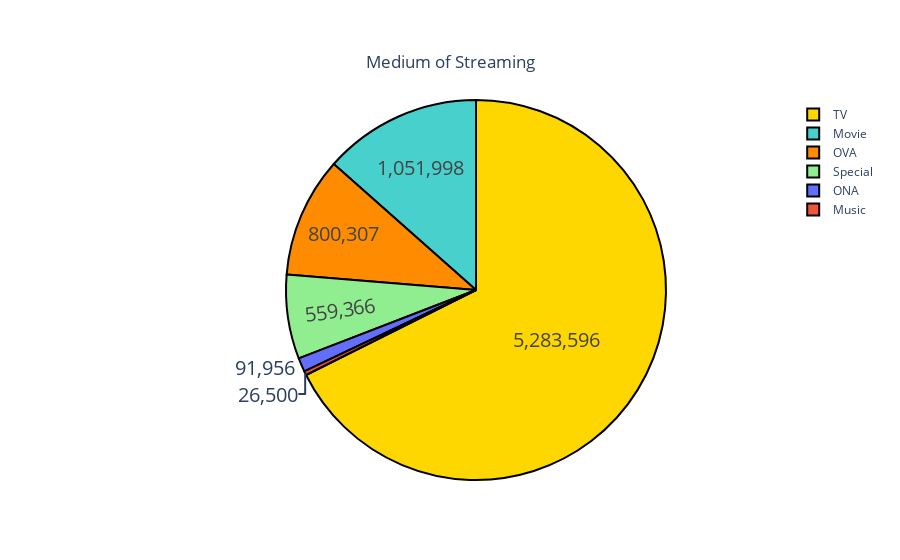

Notebook source saved alongside this figure:
### Markdown cell above
## Medium of streaming

### Code cell
import plotly.graph_objects as go
labels = anime_fulldata['type'].value_counts().index
values = anime_fulldata['type'].value_counts().values
colors = ['gold', 'mediumturquoise', 'darkorange', 'lightgreen']
fig = go.Figure(data=[go.Pie(labels=labels,
                             values=values)])
fig.update_traces(hoverinfo='label+percent', textinfo='value', textfont_size=20,
                  marker=dict(colors=colors, line=dict(color='#000000', width=2)))

fig.update_layout(
    title={
        'text': "Medium of Streaming",
        'y':0.9,
        'x':0.5,
        'xanchor': 'center',
        'yanchor': 'top'})

fig.show()

### Figure 1 — Plotly figure (JSON) as saved in the notebook; plotly's stock layout.template omitted (floating-point values rounded to 4 significant figures)
{"data": [{"hoverinfo": "label+percent", "labels": ["TV", "Movie", "OVA", "Special", "ONA", "Music"], "marker": {"colors": ["gold", "mediumturquoise", "darkorange", "lightgreen"], "line": {"color": "#000000", "width": 2}}, "textfont": {"size": 20}, "textinfo": "value", "type": "pie", "values": [5283596, 1051998, 800307, 559366, 91956, 26500]}], "layout": {"title": {"text": "Medium of Streaming", "x": 0.5, "xanchor": "center", "y": 0.9, "yanchor": "top"}}}
